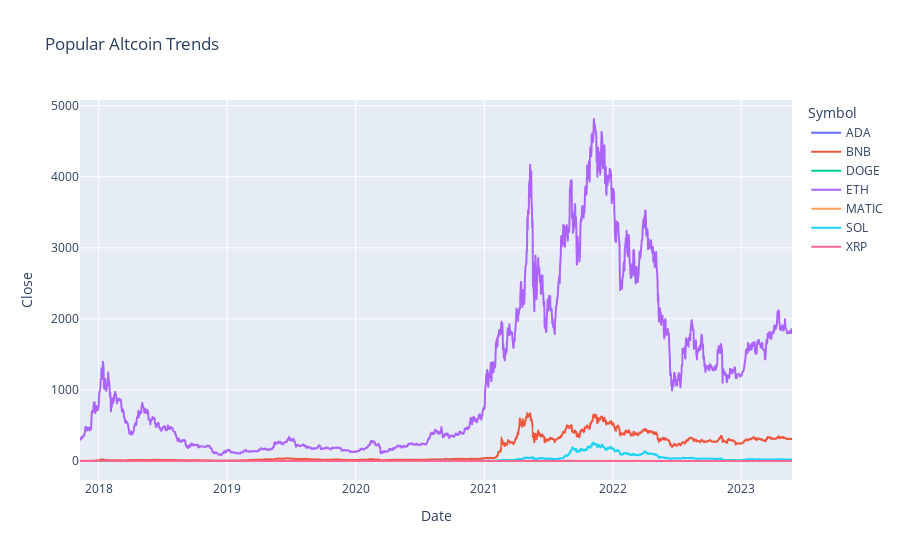

This figure's notebook cell:
### Code cell
px.line(data, x='Date', y='Close', color='Symbol', title='Popular Altcoin Trends')

### Figure 1 — Plotly figure (JSON) as saved in the notebook; plotly's stock layout.template omitted (floating-point values rounded to 4 significant figures; data arrays with more than 128 entries replaced by an {"elided": "..."} marker saying what was removed)
{"data": [{"hovertemplate": "Symbol=ADA<br>Date=%{x}<br>Close=%{y}<extra></extra>", "legendgroup": "ADA", "line": {"color": "#636efa", "dash": "solid"}, "marker": {"symbol": "circle"}, "mode": "lines", "name": "ADA", "showlegend": true, "type": "scattergl", "x": {"elided": "2024 str values"}, "xaxis": "x", "y": {"elided": "2024 float values"}, "yaxis": "y"}, {"hovertemplate": "Symbol=BNB<br>Date=%{x}<br>Close=%{y}<extra></extra>", "legendgroup": "BNB", "line": {"color": "#EF553B", "dash": "solid"}, "marker": {"symbol": "circle"}, "mode": "lines", "name": "BNB", "showlegend": true, "type": "scattergl", "x": {"elided": "2024 str values"}, "xaxis": "x", "y": {"elided": "2024 float values"}, "yaxis": "y"}, {"hovertemplate": "Symbol=DOGE<br>Date=%{x}<br>Close=%{y}<extra></extra>", "legendgroup": "DOGE", "line": {"color": "#00cc96", "dash": "solid"}, "marker": {"symbol": "circle"}, "mode": "lines", "name": "DOGE", "showlegend": true, "type": "scattergl", "x": {"elided": "2024 str values"}, "xaxis": "x", "y": {"elided": "2024 float values"}, "yaxis": "y"}, {"hovertemplate": "Symbol=ETH<br>Date=%{x}<br>Close=%{y}<extra></extra>", "legendgroup": "ETH", "line": {"color": "#ab63fa", "dash": "solid"}, "marker": {"symbol": "circle"}, "mode": "lines", "name": "ETH", "showlegend": true, "type": "scattergl", "x": {"elided": "2024 str values"}, "xaxis": "x", "y": {"elided": "2024 float values"}, "yaxis": "y"}, {"hovertemplate": "Symbol=MATIC<br>Date=%{x}<br>Close=%{y}<extra></extra>", "legendgroup": "MATIC", "line": {"color": "#FFA15A", "dash": "solid"}, "marker": {"symbol": "circle"}, "mode": "lines", "name": "MATIC", "showlegend": true, "type": "scattergl", "x": {"elided": "1489 str values"}, "xaxis": "x", "y": {"elided": "1489 float values"}, "yaxis": "y"}, {"hovertemplate": "Symbol=SOL<br>Date=%{x}<br>Close=%{y}<extra></extra>", "legendgroup": "SOL", "line": {"color": "#19d3f3", "dash": "solid"}, "marker": {"symbol": "circle"}, "mode": "lines", "name": "SOL", "showlegend": true, "type": "scattergl", "x": {"elided": "1141 str values"}, "xaxis": "x", "y": {"elided": "1141 float values"}, "yaxis": "y"}, {"hovertemplate": "Symbol=XRP<br>Date=%{x}<br>Close=%{y}<extra></extra>", "legendgroup": "XRP", "line": {"color": "#FF6692", "dash": "solid"}, "marker": {"symbol": "circle"}, "mode": "lines", "name": "XRP", "showlegend": true, "type": "scattergl", "x": {"elided": "2024 str values"}, "xaxis": "x", "y": {"elided": "2024 float values"}, "yaxis": "y"}], "layout": {"legend": {"title": {"text": "Symbol"}, "tracegroupgap": 0}, "title": {"text": "Popular Altcoin Trends"}, "xaxis": {"anchor": "y", "domain": [0, 1], "title": {"text": "Date"}}, "yaxis": {"anchor": "x", "domain": [0, 1], "title": {"text": "Close"}}}}
